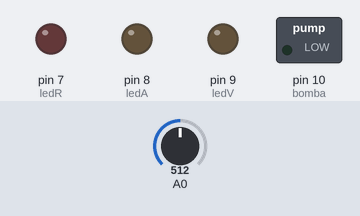
This sketch was run on a simulated Arduino Uno, built with avr-gcc and run on an emulated ATmega328P. Shown: switched loads named in the sketch (green lamp = pin HIGH), output pins drawn as LEDs (lit = HIGH). The inputs (shaded band) are chosen by the test bench; at power-on: A0 = 512.

Above: at 1.2 s.
1.3 s: A0 set to 426
12.3 s: A0 set to 392
At 18.5 s:
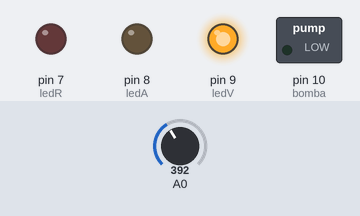
19.6 s: A0 set to 900
At 27.4 s:
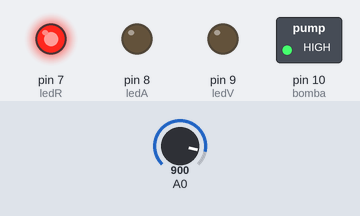
27.7 s: A0 set to 735
37.5 s: A0 set to 704
At 46.9 s:
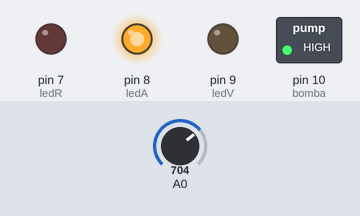
47.8 s: A0 set to 1023
At 54.2 s:
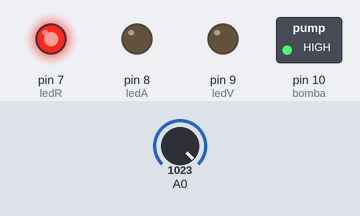
Timing chart, 0 to 55.7 s (numbered marks = the images above; inputs shaded):
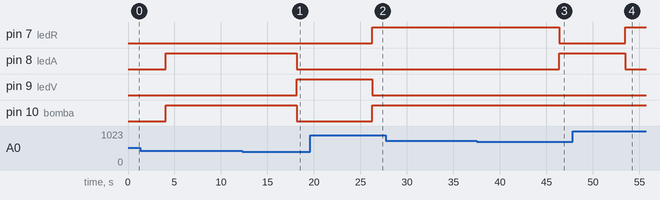

The sketch:

Serial.ino
```cpp
#include <SoftwareSerial.h>
SoftwareSerial BT(4,5);//TX y RX

int bomba=10;
int ledV=9;
int ledA=8;
int ledR=7;
int hum_suelo;

void setup() {
  Serial.begin(9600);
  BT.begin(9600);
  pinMode(bomba, OUTPUT);
  pinMode(ledV, OUTPUT);
  pinMode(ledA, OUTPUT);
  pinMode(ledR, OUTPUT);

}

void loop() {

  if(Serial.available())
    BT.write(Serial.read());

  hum_suelo = analogRead(A0);
  BT.print("Porcentaje de humedad: ");
  hum_suelo = map(hum_suelo,1023,0,0,100);
  BT.print(hum_suelo);
  BT.println("%");
  delay(4000);

  if(hum_suelo < 30){
    BT.println("Nivel de Humedad: BAJO");
    digitalWrite(ledR, HIGH);
    digitalWrite(ledA, LOW);
    digitalWrite(ledV, LOW);
    digitalWrite(bomba, HIGH);
    delay(6000);
  }
  else if((hum_suelo >= 30) && (hum_suelo < 60)){
    BT.println("Nivel de humedad: MEDIO");
    digitalWrite(ledR, LOW);
    digitalWrite(ledA, HIGH);
    digitalWrite(ledV, LOW);
    digitalWrite(bomba, HIGH);
    delay(3000);
  }
  else if (hum_suelo >= 60){
    BT.println("Nivel de Humedad: OPTIMO");
    digitalWrite(ledR, LOW);
    digitalWrite(ledA, LOW);
    digitalWrite(ledV, HIGH);
    digitalWrite(bomba, LOW);
  }

}
```

Measured:
- the behaviour switches between 410 and 409 on A0 (found by bisection; images 0 and 1)
- the behaviour switches between 717 and 716 on A0 (found by bisection; images 2 and 3)
- after the input at 12.3 s, pin 8 (ledA), pin 10 (bomba): HIGH → LOW after 5.9 s; pin 9 (ledV): LOW → HIGH after 5.9 s
- after the input at 19.6 s, pin 7 (ledR), pin 10 (bomba): LOW → HIGH after 6.7 s; pin 9 (ledV): HIGH → LOW after 6.7 s
- after the input at 27.7 s, every drawn part: stays the same
- after the input at 37.5 s, pin 7 (ledR): HIGH → LOW after 8.9 s; pin 8 (ledA): LOW → HIGH after 8.9 s
- after the input at 47.8 s, pin 7 (ledR): LOW → HIGH after 5.6 s; pin 8 (ledA): HIGH → LOW after 5.6 s
